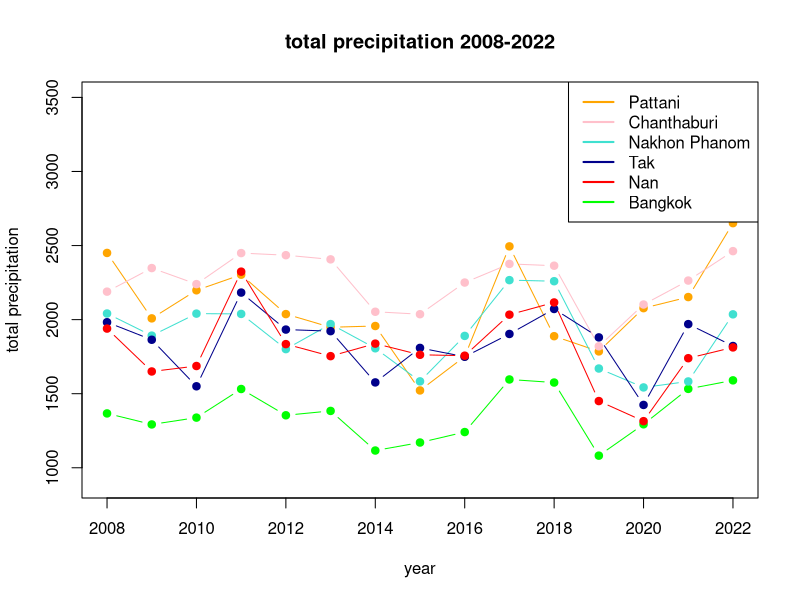
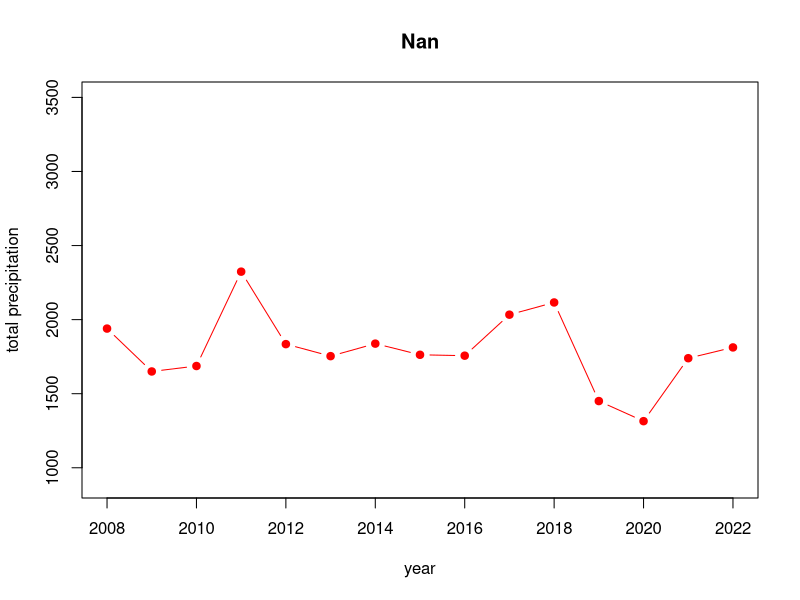
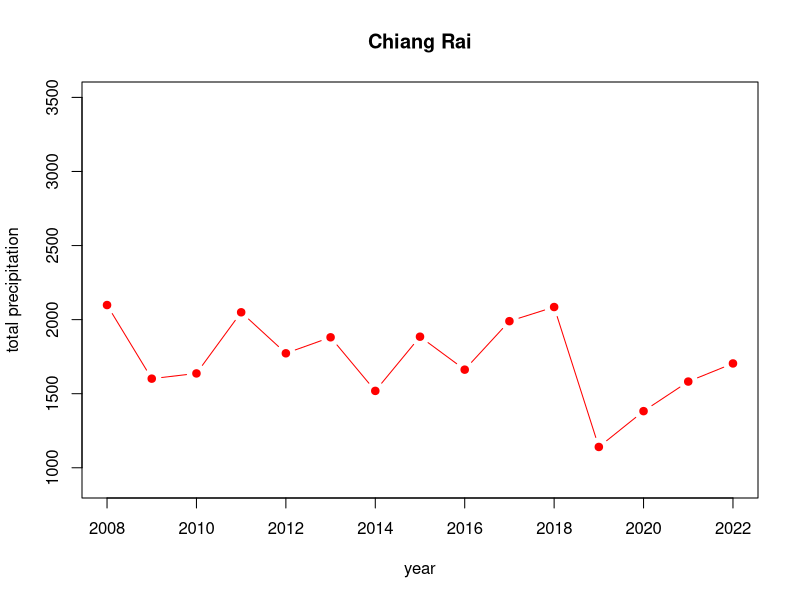
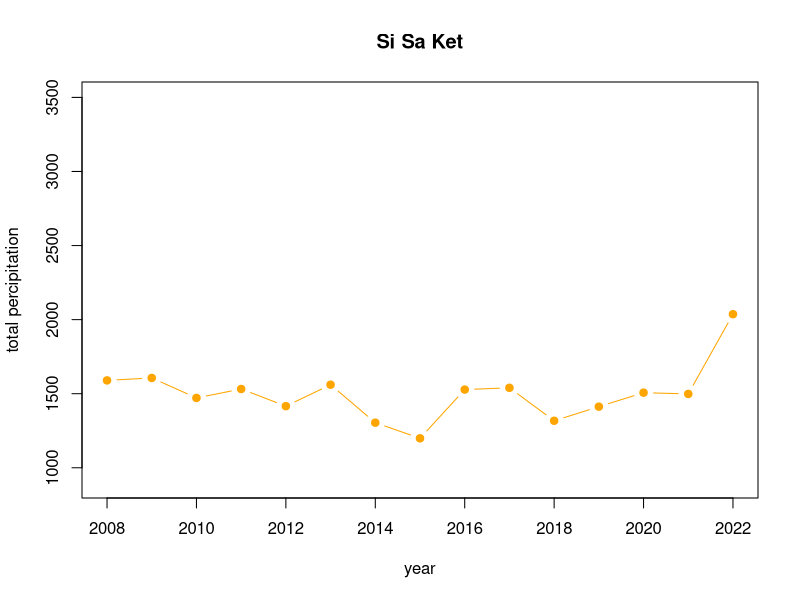
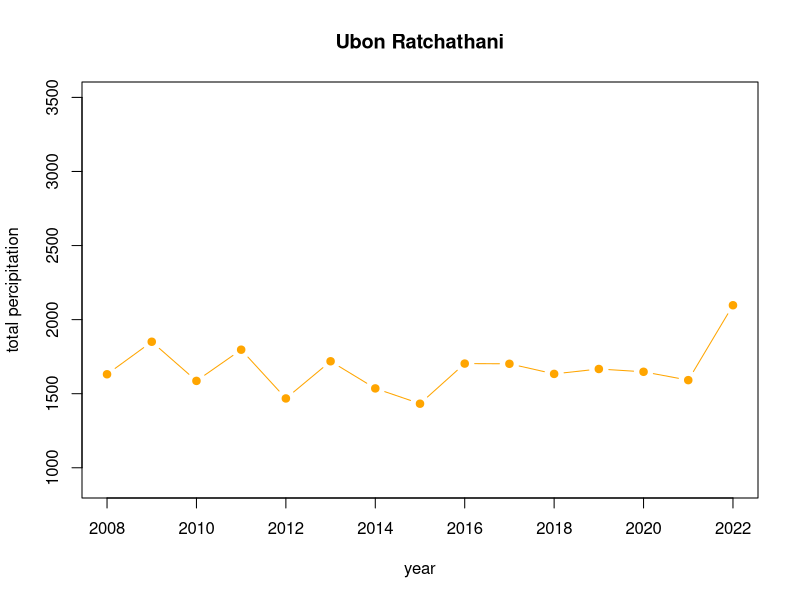
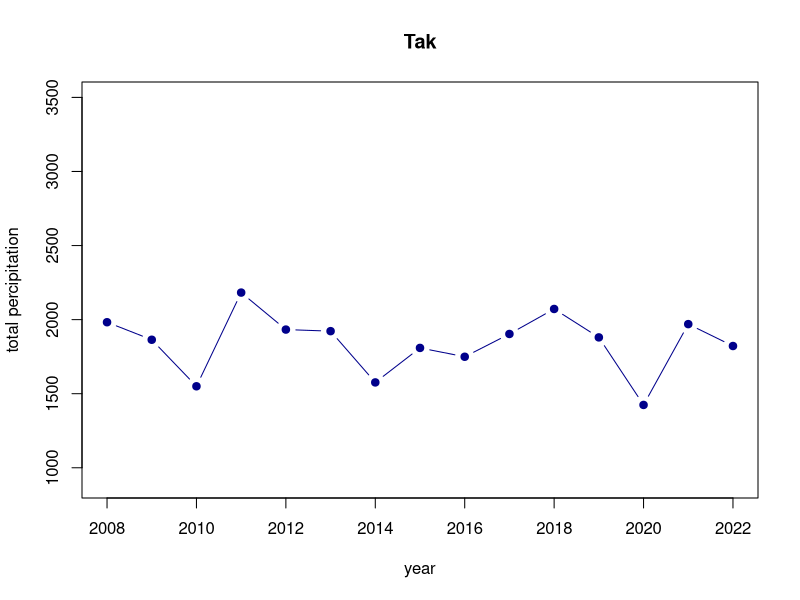
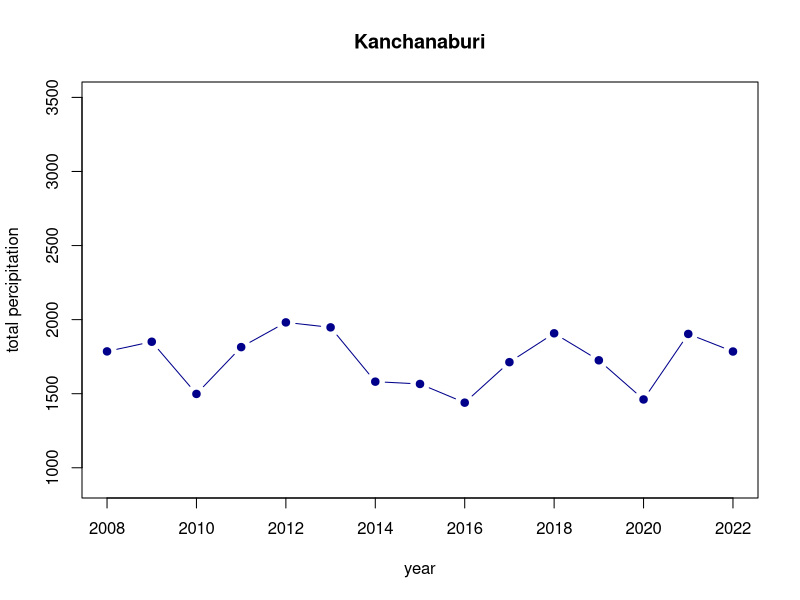
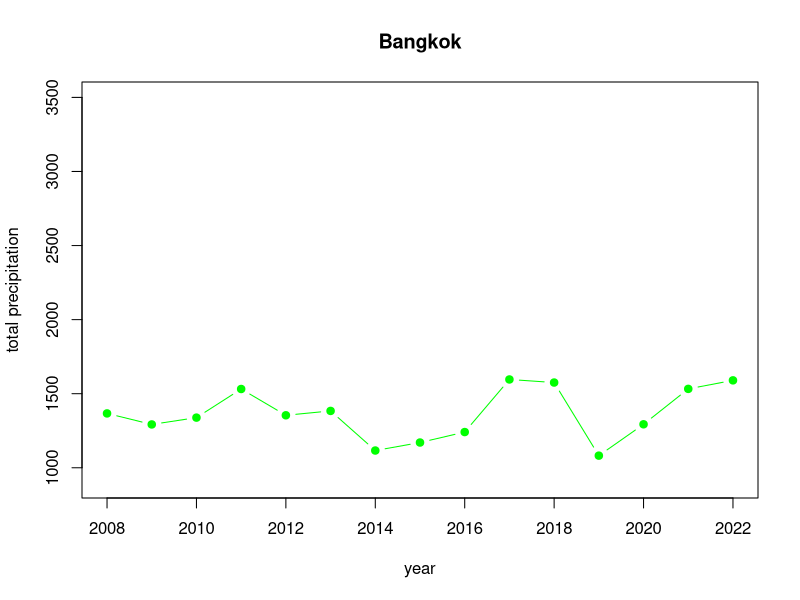

Write R code to recreate these figures, in order.
## ---- chunk 1
install.packages("readxl")
library(readxl)
## ---- chunk 2
Thailand_daymin <- read_excel("Thailand.xlsx",sheet = "era5_t2m_daymin_annual_Thailand")
Thailand_daymin
## ---- chunk 3
Thailand_daymax <- read_excel("Thailand.xlsx",sheet = "era5_t2m_daymax_annual_Thailand")
Thailand_daymax
## ---- chunk 4
Thailand_tp <- read_excel("Thailand.xlsx",sheet = "era5_tp(mm)_annual_Thailand")
Thailand_tp
## ---- chunk 5
Gideon <- read_excel("Dengue_Data.xlsx",sheet = "Gideon")
Gideon
## ---- chunk 6
Thailand_tp_sorted = Thailand_tp[order(Thailand_tp$`2022`, decreasing = TRUE), ]
Thailand_tp_sorted
## ---- chunk 7
#sub districts with Highest Precipitation
Thailand_tp_highest = head(Thailand_tp_sorted)
Thailand_tp_highest_list = Thailand_tp_highest$ADM1_EN
Thailand_tp_highest_list
## ---- chunk 8
#sub districts with Lowest Precipitation
Thailand_tp_lowest = tail(Thailand_tp_sorted) 
Thailand_tp_lowest_list = Thailand_tp_lowest$ADM1_EN
Thailand_tp_lowest_list
## ---- chunk 9
Thailand_daymax_sorted = Thailand_daymax[order(Thailand_daymax$`2022`, decreasing = TRUE), ]
Thailand_daymax_sorted
## ---- chunk 10
#sub districts with Highest max Temperature
Thailand_daymax_highest = head(Thailand_daymax_sorted)
Thailand_daymax_highest_list = Thailand_daymax_highest$ADM1_EN
Thailand_daymax_highest_list
## ---- chunk 11
#sub districts with Lowest max temperature
Thailand_daymax_lowest = tail(Thailand_daymax_sorted) 
Thailand_daymax_lowest_list = Thailand_daymax_lowest$ADM1_EN
Thailand_daymax_lowest_list
## ---- chunk 12
Thailand_daymin_sorted = Thailand_daymin[order(Thailand_daymin$`2022`, decreasing = TRUE), ]
Thailand_daymin_sorted
## ---- chunk 13
#sub districts with Highest min temperature
Thailand_daymin_highest = head(Thailand_daymin_sorted)
Thailand_daymin_highest_list = Thailand_daymin_highest$ADM1_EN
Thailand_daymin_highest_list
Thailand_daymin_highest

## ---- chunk 14
#sub districts with Lowest min temperature
Thailand_daymin_lowest = tail(Thailand_daymin_sorted) 
Thailand_daymin_lowest_list = Thailand_daymin_lowest$ADM1_EN
Thailand_daymin_lowest_list
## ---- chunk 15
Thailand_temp_highest = unique(c(Thailand_daymax_highest_list, Thailand_daymin_highest_list))
Thailand_temp_highest
## ---- chunk 16
Thailand_temp_lowest = unique(c(Thailand_daymax_lowest_list, Thailand_daymin_lowest_list))
Thailand_temp_lowest
## ---- chunk 17
Thailand_temp_highest
## ---- chunk 18
Thailand_temp_lowest
## ---- chunk 19
Thailand_tp_highest_list
## ---- chunk 20
Thailand_tp_lowest_list
## ---- chunk 21
province_names = Thailand_daymax[,2]
province_names
## ---- chunk 22
#Mean over years 2008-2022 per province
Thailand_tp_mean = apply(Thailand_tp[,5:19], 1, mean)
Thailand_tp_province_mean = cbind(province_names, Thailand_tp_mean)
Thailand_tp_province_mean

#Mean Min and Max Temperature per province
Thailand_daymin_mean = apply(Thailand_daymin[,5:19], 1, mean)
Thailand_daymax_mean = apply(Thailand_daymax[,5:19], 1, mean)

#Creation of a new dataframe with daymin and daymay per province
Thailand_daymin_province_mean = cbind(Thailand_daymin_mean, Thailand_daymax_mean)
Thailand_Temp_min_max = cbind(province_names, Thailand_daymin_province_mean) 
Thailand_Temp_min_max
## ---- chunk 23
Thailand_meantemp = apply(Thailand_Temp_min_max[,2:3], 1, mean)
Thailand_temp_mean =  cbind(province_names, Thailand_meantemp)
Thailand_temp_mean
## ---- chunk 24
Thailand_highest_meantemp = Thailand_temp_mean[head(order(Thailand_temp_mean[,2], decreasing = TRUE)),]
Thailand_highest_meantemp
Thailand_highest_meantemp_provinces = Thailand_highest_meantemp[,1]
Thailand_highest_meantemp_provinces
## ---- chunk 25
Thailand_lowest_meantemp = Thailand_temp_mean[tail(order(Thailand_temp_mean[,2], decreasing = TRUE)),]
Thailand_lowest_meantemp
Thailand_lowest_meantemp_provinces = Thailand_lowest_meantemp[,1]
Thailand_lowest_meantemp_provinces
## ---- chunk 26
#mean of each province over all years
Thailand_mean_tp = apply(Thailand_tp[,5:19], 1, mean)
#add name of the provinces to the data frame
Thailand_mean_tp = cbind(province_names, Thailand_mean_tp)
colnames(Thailand_mean_tp) = c("AMD1_EN", "meantp")
## ---- chunk 27
#sort the provinces by mean total precipitation
Thailand_mean_tp[order(Thailand_mean_tp[,2], decreasing = TRUE),]

#Show 6 provinces each with highest and lowest total precipitation 
Thailand_highest_meantp = head(Thailand_mean_tp[order(Thailand_mean_tp[,2], decreasing = TRUE),])
Thailand_lowest_meantp  = head(Thailand_mean_tp[order(Thailand_mean_tp[,2], decreasing = FALSE),])

#show the provinces together with their mean total precipitation
Thailand_highest_meantp
Thailand_lowest_meantp
## ---- chunk 28
Thailand_provinces_north = list("Chiang Mai", "Chiang Rai", "Lampang", "Lamphun", "Mae Hong Son", "Nan", "Phayao", "Phrae", "Uttaradit")

Thailand_provinces_northeastern = list("Amnat Charoen", "Bueng Kan", "Buri Ram", "Chaiyaphum", "Kalasin", "Khon Kaen", "Loei", "Maha Sarakham", "Mukdahan", "Nakhon Phanom", "Nakhon Ratchasima", "Nong Bua Lam Phu", "Nong Khai", "Roi Et", "Sakon Nakhon", "Si Sa Ket", "Surin", "Ubon Ratchathani", "Udon Thani", "Yasothon")

Thailand_provinces_south = list("Chumphon", "Krabi", "Nakhon Si Thammarat", "Narathiwat", "Pattani", "Phangnga", "Phatthalung", "Phuket", "Ranong", "Satun", "Songkhla", "Surat Thani", "Trang", "Yala")

Thailand_provinces_central = list("Ang Thong", "Chachoengsao", "Chai Nat", "Chanthaburi", "Chon Buri", "Kamphaeng Phet", "Kanchanaburi", "Lop Buri", "Nakhon Nayok", "Nakhon Pathom", "Nakhon Sawan", "Nonthaburi", "Pathum Thani", "Phetchabun", "Phetchaburi", "Phichit", "Phitsanulok", "Phra Nakhon Si Ayutthaya", "Prachin Buri", "Prachuap Khiri Khan", "Ratchaburi", "Rayong", "Sa Keao", "Samut Prakan", "Samut Sakhon", "Samut Songkhram", "Saraburi", "Sing Buri", "Sukhothai", "Suphan Buri", "Tak", "Trat", "Uthai Thani")
## ---- chunk 29
#provinces in North Thailand
Thailand_lowest_meantemp_provinces[which(Thailand_lowest_meantemp_provinces %in% Thailand_provinces_north)]

#provinces in Northeastern Thailand
Thailand_lowest_meantemp_provinces[which(Thailand_lowest_meantemp_provinces %in% Thailand_provinces_northeastern)]

#provinces in Central Thailand
Thailand_lowest_meantemp_provinces[which(Thailand_lowest_meantemp_provinces%in% Thailand_provinces_central)]

#provinces in South Thailand
Thailand_lowest_meantemp_provinces[which(Thailand_lowest_meantemp_provinces %in% Thailand_provinces_south)]
## ---- chunk 30
#provinces in North Thailand
Thailand_highest_meantemp_provinces[which(Thailand_highest_meantemp_provinces %in% Thailand_provinces_north)]

#provinces in Northeastern Thailand
Thailand_highest_meantemp_provinces[which(Thailand_highest_meantemp_provinces %in% Thailand_provinces_northeastern)]

#provinces in Central Thailand
Thailand_highest_meantemp_provinces[which(Thailand_highest_meantemp_provinces%in% Thailand_provinces_central)]

#provinces in South Thailand
Thailand_highest_meantemp_provinces[which(Thailand_highest_meantemp_provinces %in% Thailand_provinces_south)]
## ---- chunk 31
#provinces in North Thailand
Thailand_temp_highest[which(Thailand_temp_highest %in% Thailand_provinces_north)]

#provinces in Northeastern Thailand
Thailand_temp_highest[which(Thailand_temp_highest %in% Thailand_provinces_northeastern)]

#provinces in Central Thailand
Thailand_temp_highest[which(Thailand_temp_highest %in% Thailand_provinces_central)]

#provinces in South Thailand
Thailand_temp_highest[which(Thailand_temp_highest %in% Thailand_provinces_south)]
## ---- chunk 32
#provinces in North Thailand
Thailand_temp_lowest[which(Thailand_temp_lowest %in% Thailand_provinces_north)]

#provinces in Northeastern Thailand
Thailand_temp_lowest[which(Thailand_temp_lowest %in% Thailand_provinces_northeastern)]

#provinces in Central Thailand
Thailand_temp_lowest[which(Thailand_temp_lowest %in% Thailand_provinces_central)]

#provinces in South Thailand
Thailand_temp_lowest[which(Thailand_temp_lowest %in% Thailand_provinces_south)]
## ---- chunk 33
#provinces in North Thailand
Thailand_tp_highest_list[which(Thailand_tp_highest_list %in% Thailand_provinces_north)]

#provinces in Northeastern Thailand
Thailand_tp_highest_list[which(Thailand_tp_highest_list %in% Thailand_provinces_northeastern)]

#provinces in Central Thailand
Thailand_tp_highest_list[which(Thailand_tp_highest_list %in% Thailand_provinces_central)]

#provinces in South Thailand
Thailand_tp_highest_list[which(Thailand_tp_highest_list %in% Thailand_provinces_south)]
## ---- chunk 34
#provinces in North Thailand
Thailand_tp_lowest_list[which(Thailand_tp_lowest_list %in% Thailand_provinces_north)]

#provinces in Northeastern Thailand
Thailand_tp_lowest_list[which(Thailand_tp_lowest_list %in% Thailand_provinces_northeastern)]

#provinces in Central Thailand
Thailand_tp_lowest_list[which(Thailand_tp_lowest_list %in% Thailand_provinces_central)]

#provinces in South Thailand
Thailand_tp_lowest_list[which(Thailand_tp_lowest_list %in% Thailand_provinces_south)]
## ---- chunk 35
plot(x = colnames(Thailand_tp[,5:19]), y = Thailand_tp[1,5:19], type = "b", pch = 19, col = "green", xlab = "year", ylab = "total precipitation", main = "total precipitation 2008-2022", ylim = c(900,3500)); lines(colnames(Thailand_tp[,5:19]), Thailand_tp[75,5:19], type = "b", pch = 19, col = "orange"); lines(colnames(Thailand_tp[,5:19]), Thailand_tp[37,5:19], type = "b", pch = 19, col = "turquoise"); lines(colnames(Thailand_tp[,5:19]), Thailand_tp[13,5:19], type = "b", pch = 19, col = "pink"); lines(colnames(Thailand_tp[,5:19]), Thailand_tp[51,5:19], type = "b", pch = 19, col = "darkblue"); lines(colnames(Thailand_tp[,5:19]), Thailand_tp[44,5:19], type = "b", pch = 19, col = "red"); 

legend(x = "topright",          
       legend = c("Pattani", "Chanthaburi", "Nakhon Phanom", "Tak", "Nan", "Bangkok"),  
       lty = c(1),           
       col = c(col= "orange",col="pink", col="turquoise",col="darkblue",col="red", col="green"),           
       lwd = 2)      
## ---- chunk 36
##total precipitation in different parts of thailands (directions based on "map_provinces")

#north
plot(x = colnames(Thailand_tp[,5:19]), y = Thailand_tp[44,5:19], type = "b", pch = 19, col="red", ylim = c(900,3500), xlab = "year", ylab = "total precipitation", main = Thailand_tp[44,2])
plot(x = colnames(Thailand_tp[,5:19]), y = Thailand_tp[46,5:19], type = "b", pch = 19, col="red", ylim = c(900,3500), xlab = "year", ylab = "total precipitation", main = Thailand_tp[46,2])

#northeast
plot(x = colnames(Thailand_tp[,5:19]), y = Thailand_tp[22,5:19], type = "b", pch = 19, col="orange", ylim = c(900,3500), xlab = "year", ylab = "total percipitation", main = Thailand_tp[22,2])
plot(x = colnames(Thailand_tp[,5:19]), y = Thailand_tp[23,5:19], type = "b", pch = 19, col="orange", ylim = c(900,3500), xlab = "year", ylab = "total percipitation", main = Thailand_tp[23,2])

#west
plot(x = colnames(Thailand_tp[,5:19]), y = Thailand_tp[51,5:19], type = "b", pch = 19, col="darkblue", ylim = c(900,3500), xlab = "year", ylab = "total percipitation", main = Thailand_tp[51,2])
plot(x = colnames(Thailand_tp[,5:19]), y = Thailand_tp[57,5:19], type = "b", pch = 19, col="darkblue", ylim = c(900,3500), xlab = "year", ylab = "total percipitation", main = Thailand_tp[57,2])


#central
plot(x = colnames(Thailand_tp[,5:19]), y = Thailand_tp[1,5:19], type = "b", pch = 19, col="green", ylim = c(900,3500), xlab = "year", ylab = "total precipitation", main = Thailand_tp[1,2])
plot(x = colnames(Thailand_tp[,5:19]), y = Thailand_tp[2,5:19], type = "b", pch = 19, col="green", ylim = c(900,3500), xlab = "year", ylab = "total precipitation", main = Thailand_tp[2,2])

#east
plot(x = colnames(Thailand_tp[,5:19]), y = Thailand_tp[13,5:19], type = "b", pch = 19, col="pink", ylim = c(900,3500), xlab = "year", ylab = "total precipitation", main = Thailand_tp[13,2])
plot(x = colnames(Thailand_tp[,5:19]), y = Thailand_tp[14,5:19], type = "b", pch = 19, col="pink", ylim = c(900,3500), xlab = "year", ylab = "total precipitation", main = Thailand_tp[14,2])

#south
plot(x = colnames(Thailand_tp[,5:19]), y = Thailand_tp[75,5:19], type = "b", pch = 19, col="orange", ylim = c(900,3500), xlab = "year", ylab = "total precipitation", main = Thailand_tp[75,2])
plot(x = colnames(Thailand_tp[,5:19]), y = Thailand_tp[70,5:19], type = "b", pch = 19, col="orange", ylim = c(900,3500), xlab = "year", ylab = "total precipitation", main = Thailand_tp[70,2])

## ---- chunk 37
hist(Thailand_tp$"2008", ylim=c(0,20), breaks=15, main = colnames(Thailand_tp[,5]), xlab = "total precipitation")
hist(Thailand_tp$"2009", ylim=c(0,20), breaks=15, main = colnames(Thailand_tp[,6]), xlab = "total precipitation")
hist(Thailand_tp$"2010", ylim=c(0,20), breaks=15, main = colnames(Thailand_tp[,7]), xlab = "total precipitation")
hist(Thailand_tp$"2011", ylim=c(0,20), breaks=15, main = colnames(Thailand_tp[,8]), xlab = "total precipitation")
hist(Thailand_tp$"2012", ylim=c(0,20), breaks=15, main = colnames(Thailand_tp[,9]), xlab = "total precipitation")
hist(Thailand_tp$"2013", ylim=c(0,20), breaks=15, main = colnames(Thailand_tp[,10]), xlab = "total precipitation")
hist(Thailand_tp$"2014", ylim=c(0,20), breaks=15, main = colnames(Thailand_tp[,11]), xlab = "total precipitation")
hist(Thailand_tp$"2015", ylim=c(0,20), breaks=15, main = colnames(Thailand_tp[,12]), xlab = "total precipitation")
hist(Thailand_tp$"2016", ylim=c(0,20), breaks=15, main = colnames(Thailand_tp[,13]), xlab = "total precipitation")
hist(Thailand_tp$"2017", ylim=c(0,20), breaks=15, main = colnames(Thailand_tp[,14]), xlab = "total precipitation")
hist(Thailand_tp$"2018", ylim=c(0,20), breaks=15, main = colnames(Thailand_tp[,15]), xlab = "total precipitation")
hist(Thailand_tp$"2019", ylim=c(0,20), breaks=15, main = colnames(Thailand_tp[,16]), xlab = "total precipitation")
hist(Thailand_tp$"2020", ylim=c(0,20), breaks=15, main = colnames(Thailand_tp[,17]), xlab = "total precipitation")
hist(Thailand_tp$"2021", ylim=c(0,20), breaks=15, main = colnames(Thailand_tp[,18]), xlab = "total precipitation")
hist(Thailand_tp$"2022", ylim=c(0,20), breaks=15, main = colnames(Thailand_tp[,19]), xlab = "total precipitation")
## ---- chunk 38
#load Dengue cases and death
cases = read_excel("Dengue_Data.xlsx", sheet = "Dengue_cases")
death = read_excel("Dengue_Data.xlsx", sheet = "Denge_deaths")


#clean data just for Thailand
cases_Thai = cases[,c(1,3)]
death_Thai = death[,c(1,3)]


#plot to see cases and death numbers over time
plot(cases_Thai, type = "b", pch = 19, main = "Dengue cases Thailand"); plot(death_Thai, type = "b", pch = 19, main = "Dengue deaths Thailand") 
